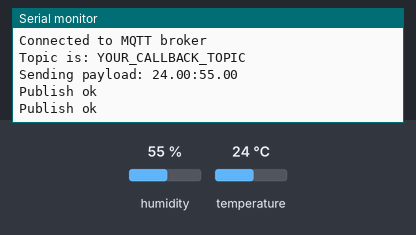
A sketch run on a simulated ESP8266 (NodeMCU). Shown: the last lines printed to the serial monitor. Inputs (shaded band) come from the test bench; at power-on: humidity 55 %, temperature 24 °C. WiFi joins after 1.5 s; servers stay silent unless stated; no MQTT or app messages arrive unless stated.

Above: at 2.7 s.
2.8 s: humidity set to 22 %
At 8.0 s:
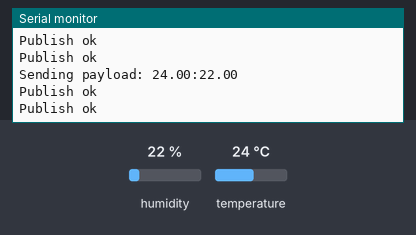
8.8 s: temperature set to 12 °C
At 12.8 s:
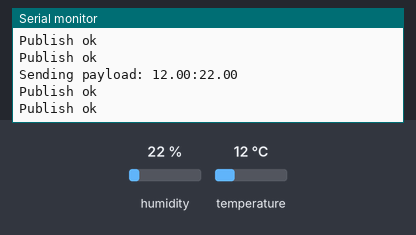
14.8 s: humidity set to 40 %
At 17.4 s:
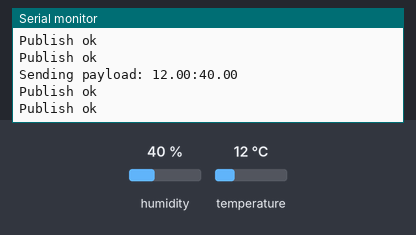
Timing chart, 0 to 18.9 s (numbered marks = the images above; inputs shaded):
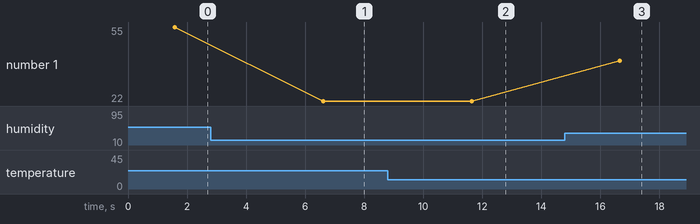

The sketch:

HTserver1_0.1b.ino
```cpp
#include <PubSubClient.h>
#include <ESP8266WiFi.h>
#include <DHT.h>

const char* ssid = "YOUR_SSID_NETWORK";
const char* password = "YOUR_SSID_PASSWORD";
char* topic = "YOUR_CALLBACK_TOPIC";
char* topicTemp = "YOUR_TEMP_TOPIC";
char* topicHum = "YOUR_HUM_TOPIC";
char* server = "YOUR_MQTT_SERVER_ADDRESS";
const char* mqtt_user = "YOUR_MQTT_SERVER_USERNAME";
const char* mqtt_password = "YOUR_MQTT_SERVER_PASSWORD";
String clientName = "YOUR_CLIENT_NAME"; //MUST BE UNIQUE

#define DHTPIN 2 // what pin we're connected to
#define DHTTYPE DHT11 // DHT 11
DHT dht(DHTPIN, DHTTYPE,15);

WiFiClient wifiClient;
void callback(char* topic, byte* payload, unsigned int length) {

  String message = (char*)payload;
  Serial.println(message);

}
PubSubClient client(server, 1883, callback, wifiClient);

void setup() {
Serial.begin(115200);
delay(10);
dht.begin();
Serial.println();
Serial.println();
Serial.print("Connecting to ");
Serial.println(ssid);

WiFi.begin(ssid, password);

while (WiFi.status() != WL_CONNECTED) {
delay(500);
Serial.print(".");
}
Serial.println("");
Serial.println("WiFi connected");
Serial.println("IP address: ");
Serial.println(WiFi.localIP());

Serial.print("Connecting to ");
Serial.print(server);
Serial.print(" as ");
Serial.println(clientName);


if (client.connect((char*) clientName.c_str(),mqtt_user, mqtt_password)) {
Serial.println("Connected to MQTT broker");
Serial.print("Topic is: ");
Serial.println(topic);

}
else {
Serial.println("MQTT connect failed");
Serial.println("Will reset and try again...");
abort();
}
}

void loop() {

float h = dht.readHumidity();
float t = dht.readTemperature();
if (isnan(h) || isnan(t)) {
Serial.println("Failed to read from DHT sensor!");
return;
}


static int counter = 0;
String payload ;
String temp;
String hum;
payload += t;
payload += ":";
payload += h;
temp += t;
hum += h;

if (client.connected()){
Serial.print("Sending payload: ");
Serial.println(payload);

if (client.publish(topicTemp, (char*) temp.c_str()))
{
Serial.println("Publish ok");
}
else {
Serial.println("Publish failed");
}
if (client.publish(topicHum, (char*) hum.c_str()))
{
Serial.println("Publish ok");
}
else {
Serial.println("Publish failed");
}

}
else {
if (client.connect((char*) clientName.c_str())) {
Serial.println("Connected to MQTT broker");
Serial.print("Topic is: ");
Serial.println(topic);
}
}
++counter;
delay(5000);
}
```

Measured:
- after the input at 2.8 s, the serial monitor: prints a new line after 3.8 s (image 1)
- after the input at 8.8 s, the serial monitor: prints a new line after 2.8 s (image 2)
- after the input at 14.8 s, the serial monitor: prints a new line after 1.9 s (image 3)
- plotted number 1: 55 → 22 after the input at 2.8 s, 22 → 40 after the input at 14.8 s
